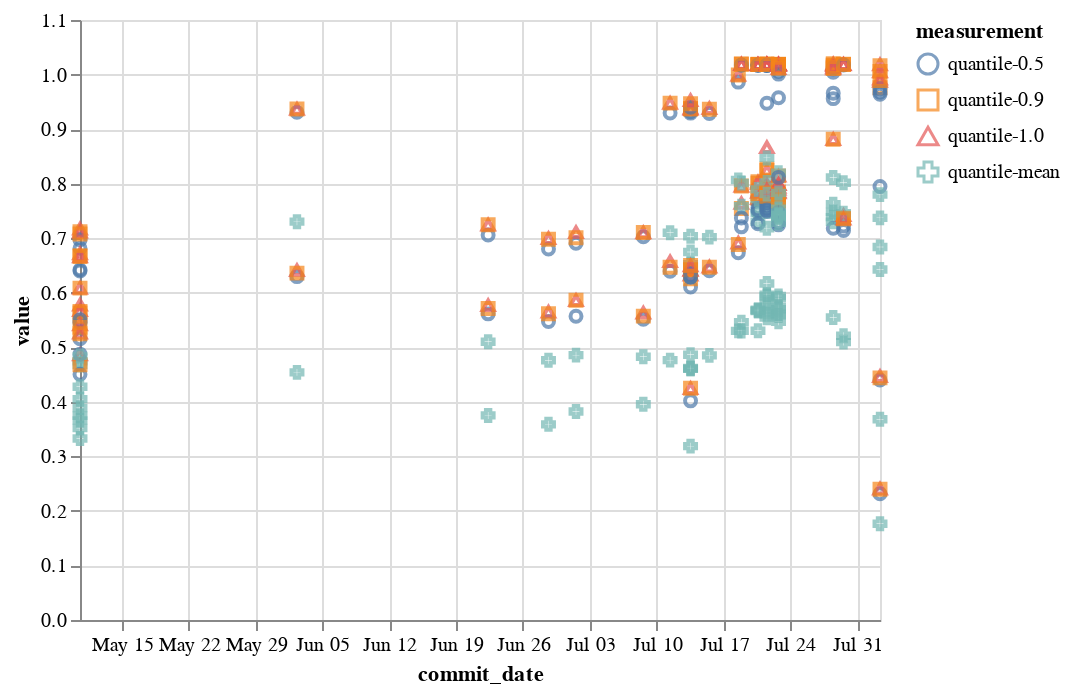

The notebook cell saved with this chart:
### Code cell
data_frame = cpu_df
x = "commit_date:T"
y = "value:Q"
time_series = "measurement:N"
split_by = "test_name"
title = "The Title"


test_selection = alt.binding_select(options=data_frame[split_by].unique(), name=split_by)
selection = alt.selection_single(fields=[split_by], bind=test_selection)
chart = alt.Chart(data_frame).mark_point().encode(
    x=x,
    y=y,
    color=time_series,
    shape=time_series,
).transform_filter(selection).add_selection(selection)

chart

### Figure 1 — Vega-Lite specification as saved in the notebook (floating-point values rounded to 4 significant figures; data arrays with more than 128 entries replaced by an {"elided": "..."} marker saying what was removed)
{"config": {"view": {"continuousWidth": 400, "continuousHeight": 300}}, "data": {"name": "data-bdb0b6011c9d79f2f5d86a23ed5c7631"}, "mark": "point", "encoding": {"color": {"field": "measurement", "type": "nominal"}, "shape": {"field": "measurement", "type": "nominal"}, "x": {"field": "commit_date", "type": "temporal"}, "y": {"field": "value", "type": "quantitative"}}, "selection": {"selector001": {"type": "single", "fields": ["test_name"], "bind": {"input": "select", "options": ["test-run-vegeta-rate-0.1.sh", "test-run-vegeta-rate-1.0.sh"], "name": "test_name"}}}, "transform": [{"filter": {"selection": "selector001"}}], "$schema": "https://vega.github.io/schema/vega-lite/v4.17.0.json", "datasets": {"data-bdb0b6011c9d79f2f5d86a23ed5c7631": {"elided": "376 records"}}}
